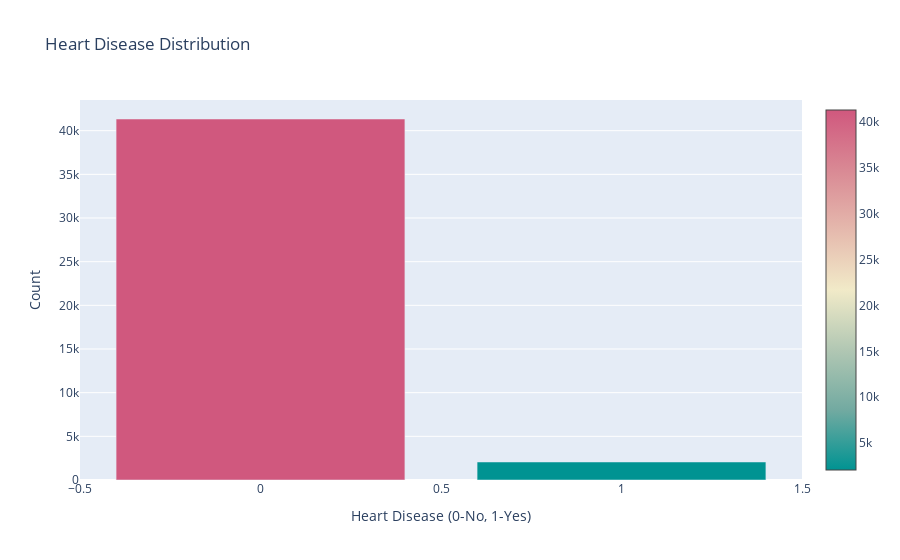

Notebook code cell kept with this figure:
### Markdown cell above
Majority of patients do NOT have Hypertension.

### Code cell
cnt_srs = df['heart_disease'].value_counts()
trace = go.Bar(
    x=cnt_srs.index,
    y=cnt_srs.values,
    marker=dict(
        color = cnt_srs.values,
        colorscale= 'tealrose',
        showscale=True
    ),
)
layout = go.Layout(
    title='Heart Disease Distribution',
    xaxis_title="Heart Disease (0-No, 1-Yes)",
    yaxis_title="Count"
)
data = [trace]
fig = go.Figure(data=data, layout=layout)
py.iplot(fig, filename="heart_dist")

### Figure 1 — Plotly figure (JSON) as saved in the notebook; plotly's stock layout.template omitted (floating-point values rounded to 4 significant figures)
{"data": [{"marker": {"color": [41338, 2062], "colorscale": [[0, "rgb(0, 147, 146)"], [0.1667, "rgb(114, 170, 161)"], [0.3333, "rgb(177, 199, 179)"], [0.5, "rgb(241, 234, 200)"], [0.6667, "rgb(229, 185, 173)"], [0.8333, "rgb(217, 137, 148)"], [1, "rgb(208, 88, 126)"]], "showscale": true}, "type": "bar", "x": [0, 1], "y": [41338, 2062]}], "layout": {"title": {"text": "Heart Disease Distribution"}, "xaxis": {"title": {"text": "Heart Disease (0-No, 1-Yes)"}}, "yaxis": {"title": {"text": "Count"}}}}
